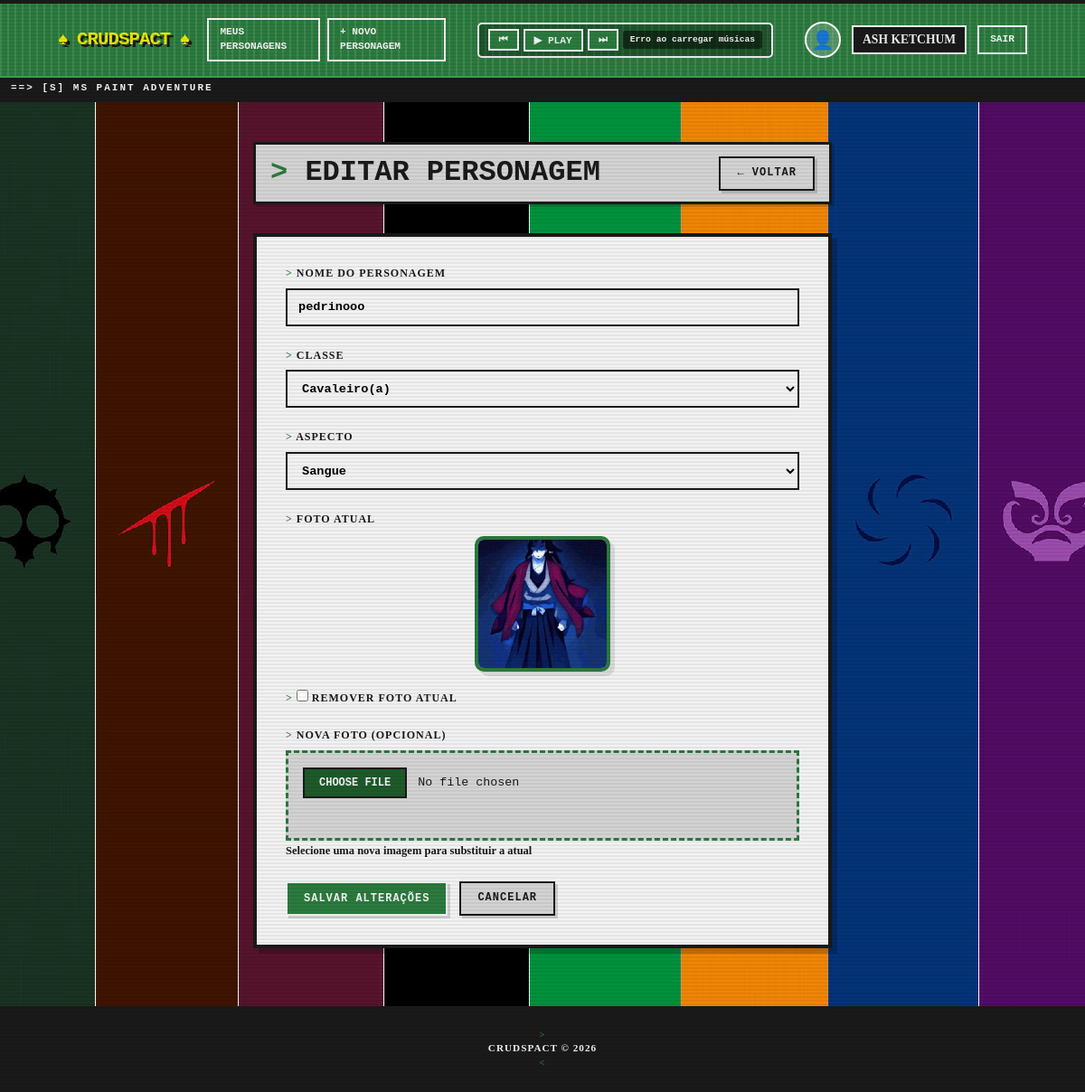
/pages/personagem_edit.php?id=34 (signed in), run on the app's committed database.
### tables this page shows
CREATE TABLE `personagem` (
  `id` int(11) NOT NULL,
  `nome` varchar(100) NOT NULL,
  `classe` varchar(50) NOT NULL,
  `aspecto` varchar(50) NOT NULL,
  `usuario_id` int(11) NOT NULL,
  `imagem` varchar(500) DEFAULT NULL
);

### config/database.php (called while the page is built, shortened)
<?php
function getConexao(): PDO {
    $dsn = "mysql:host=" . DB_HOST . ";dbname=" . DB_NAME . ";charset=" . DB_CHARSET;
    $opcoes = [
        PDO::ATTR_ERRMODE            => PDO::ERRMODE_EXCEPTION,
        PDO::ATTR_DEFAULT_FETCH_MODE => PDO::FETCH_ASSOC,
        PDO::ATTR_EMULATE_PREPARES   => false,
    ];
    return new PDO($dsn, DB_USER, DB_PASS, $opcoes);
}

### repository/PersonagemRepository.php (called while the page is built, shortened)
<?php
require_once __DIR__ . '/../config/database.php';
require_once __DIR__ . '/../entity/Personagem.php';
class PersonagemRepository {
    private PDO $pdo;
    public function __construct() {
        $this->pdo = getConexao();
    }
    public function buscarPorId(int $id): ?Personagem {
        $stmt = $this->pdo->prepare('SELECT * FROM personagem WHERE id = :id LIMIT 1');
        $stmt->execute([':id' => $id]);
        $dados = $stmt->fetch();
        if ($dados) {
            return new Personagem($dados);
        }
        return null;
    }
}

### entity/Personagem.php (called while the page is built, shortened)
<?php
class Personagem {
    private int    $id;
    private string $nome;
    private string $classe;
    private string $aspecto;
    private ?string $caminhoImagem;
    public function __construct(array $dados) {
        $this->id           = (int) ($dados['id']           ?? 0);
        $this->nome         = $dados['nome']         ?? '';
        $this->classe       = $dados['classe']       ?? '';
        $this->aspecto      = $dados['aspecto']      ?? '';
        $this->caminhoImagem = $dados['caminho_imagem'] ?? $dados['imagem'] ?? null;
    }
    public function getId(): int { return $this->id; }
    public function getNome(): string { return $this->nome; }
    public function getClasse(): string { return $this->classe; }
    public function getAspecto(): string { return $this->aspecto; }
    public function getCaminhoImagem(): ?string { return $this->caminhoImagem; }
}

### pages/personagem_edit.php (the view, shortened to what this page needs)
<?php
require_once __DIR__ . '/../repository/PersonagemRepository.php';
$repo = new PersonagemRepository();
$id = 0;
if (isset($_GET['id'])) {
    $id = (int) $_GET['id'];
}
$personagem = null;
if ($id > 0) {
    $personagem = $repo->buscarPorId($id);
}
$nome = $personagem->getNome();
$classe = $personagem->getClasse();
$aspecto = $personagem->getAspecto();
$classes = ['Cavaleiro(a)', 'Escudeiro(a)', 'Vidente', 'Mago(a)', 'Ladrão(a)',
          'Ladino(a)', 'Servo(a)', 'Sílfide / Silfo', 'Bruxo(a)', 'Herdeiro(a)', 'Príncipe / Princesa',
          'Bardo(a)', 'Lorde', 'Musa'];
$aspectos = ['Respiração', 'Sangue', 'Vida', 'Ruína', 'Luz', 'Vazio', 'Tempo', 'Espaço', 'Mente', 'Coração', 'Odio', 'Esperança'];
require_once __DIR__ . '/../includes/header.php';
?>
<div class="page-header">
  <h2>Editar Personagem</h2>
  <a href="index.php" class="btn btn-ghost">← Voltar</a>
</div>
<div class="form-card">
  <form method="POST" action="personagem_edit.php?id=<?= $personagem->getId() ?>" enctype="multipart/form-data" id="formPersonagem">
    <div class="form-group">
      <label for="nome">Nome do Personagem</label>
      <input type="text" id="nome" name="nome" placeholder="Ex: John Egbert" value="<?= htmlspecialchars($nome) ?>" required />
    </div>
    <div class="form-group">
      <label for="classe">Classe</label>
      <select id="classe" name="classe" required>
        <?php foreach ($classes as $t): ?>
          <option value="<?= $t ?>" <?= ($classe === $t) ? 'selected' : '' ?>><?= $t ?></option>
        <?php endforeach; ?>
      </select>
    </div>
    <div class="form-group">
      <label for="aspecto">Aspecto</label>
      <select id="aspecto" name="aspecto" required>
        <?php foreach ($aspectos as $t): ?>
          <option value="<?= $t ?>" <?= ($aspecto === $t) ? 'selected' : '' ?>><?= $t ?></option>
        <?php endforeach; ?>
      </select>
    </div>
    <div class="form-group">
      <label>Foto atual</label>
      <div class="preview-container">
        <div class="preview-image-wrapper">
          <?php if ($personagem->getCaminhoImagem() && file_exists(__DIR__ . '/../' . $personagem->getCaminhoImagem())): ?>
            <img id="currentImagePreview" src="/Trab_Lp3/<?= $personagem->getCaminhoImagem() ?>" class="foto-preview">
          <?php else: ?>
            <div id="currentImagePreview" class="foto-preview-placeholder">🎭</div>
          <?php endif; ?>
        </div>
      </div>
      <?php if ($personagem->getCaminhoImagem() && file_exists(__DIR__ . '/../' . $personagem->getCaminhoImagem())): ?>
        <div class="form-group">
          <label>
            <input type="checkbox" name="remover_imagem" value="1" id="removerImagemCheckbox"> Remover foto atual
          </label>
        </div>
      <?php endif; ?>
    </div>
    <div class="form-group">
      <label for="imagem">Nova foto (opcional)</label>
      <input type="file" id="imagem" name="imagem" accept="image/jpeg,image/png,image/gif,image/webp" onchange="previewImage(this)">
      <small>Selecione uma nova imagem para substituir a atual</small>
    </div>
    <div class="form-actions">
      <button type="submit" class="btn btn-primary">Salvar alterações</button>
      <a href="index.php" class="btn btn-ghost">Cancelar</a>
    </div>
  </form>
</div>
<?php require_once __DIR__ . '/../includes/footer.php'; ?>

### assets/style.css (style rules this page uses)
*, *::before, *::after { box-sizing: border-box; margin: 0; padding: 0; }
:root { --homestuck-blue: #0715cd; --homestuck-red: #e00707; --homestuck-green: #2b7a3e; --homestuck-green-light: #3c9e4c; --homestuck-green-dark: #1e5a2a; --homestuck-yellow: #e8e507; --homestuck-white: #f2f2f2; --homestuck-black: #1a1a1a; --homestuck-gray: #626262; --homestuck-lightgray: #d3d3d3; --primary: #2b7a3e; --primary-dark: #1e5a2a; --primary-light: #3c9e4c; --breath: #0715cd; --blood: #e00707; --life: #e85e07; --doom: #2b7a3e; --light: #e8e507; --void: #4a4a4a; --time: #626262; --space: #8a2be2; --mind: #ff69b4; --heart: #ff1493; --rage: #8b0000; --hope: #ffd700; --border-thick: 4px solid #1a1a1a; --border-med: 3px solid #1a1a1a; --border-thin: 2px solid #1a1a1a; --shadow-retro: 6px 6px 0 rgba(0, 0, 0, 0.2); --shadow-retro-sm: 3px 3px 0 rgba(0, 0, 0, 0.15); }
html { min-height: 100%; image-rendering: pixelated; image-rendering: crisp-edges; }
body { position: relative; min-height: 100vh; display: flex; flex-direction: column; background: #f2f2f2; background-image: url('../assets/tezh0y7brzn31.jpg'); background-position: center; background-repeat: no-repeat; background-attachment: fixed; background-size: cover; font-family: 'HomestuckFonte'; font-weight: bold; font-size: 15px; line-height: 1.4; color: #1a1a1a; }
body::before { content: ""; position: fixed; top: 0; left: 0; width: 100%; height: 100%; pointer-events: none; background: repeating-linear-gradient(0deg, rgba(0, 0, 0, 0.05) 0px, rgba(0, 0, 0, 0.05) 2px, transparent 2px, transparent 4px); z-index: 9999; }
a { color: #2b7a3e; text-decoration: underline; text-decoration-thickness: 2px; text-underline-offset: 4px; font-weight: bold; transition: all 0.05s linear; }
.page-header { display: flex; align-items: center; justify-content: space-between; gap: 18px; margin-bottom: 32px; padding: 12px 16px; background: #d3d3d3; border: 3px solid #1a1a1a; box-shadow: 3px 3px 0 rgba(0, 0, 0, 0.15); }
.page-header h2 { font-family: 'HomestuckFonte', monospace; font-size: clamp(1.5rem, 3vw, 2rem); line-height: 1.2; font-weight: bold; text-transform: uppercase; color: #1a1a1a; }
.page-header h2::before { content: "> "; color: #2b7a3e; font-weight: bold; }
.btn { display: inline-flex; align-items: center; justify-content: center; gap: 8px; min-height: 38px; padding: 8px 18px; border: 2px solid #1a1a1a; font-family: 'HomestuckFonte', monospace; font-weight: bold; font-size: 0.75rem; text-transform: uppercase; letter-spacing: 1px; cursor: pointer; text-decoration: none; background: #f2f2f2; color: #1a1a1a; box-shadow: 3px 3px 0 rgba(0, 0, 0, 0.15); transform: none; transition: none; }
.btn-primary { background: #2b7a3e; color: #f2f2f2; border-color: #f2f2f2; }
.btn-ghost { background: #d3d3d3; color: #1a1a1a; border-color: #1a1a1a; }
.form-card, .confirm-card, .login-card { background: #f2f2f2; border: 4px solid #1a1a1a; box-shadow: 6px 6px 0 rgba(0, 0, 0, 0.2); }
.form-card { max-width: 640px; padding: 32px; }
.form-group { margin-bottom: 24px; }
.form-group label { display: block; margin-bottom: 8px; font-size: 0.75rem; font-weight: bold; letter-spacing: 1px; text-transform: uppercase; color: #1a1a1a; }
.form-group label::before { content: "> "; color: #2b7a3e; }
.form-group input[type="text"], .form-group input[type="email"], .form-group input[type="password"], .form-group input[type="number"], .form-group select { width: 100%; min-height: 42px; padding: 8px 12px; border: 2px solid #1a1a1a; background: #f2f2f2; font-family: 'HomestuckFonte', monospace; font-weight: bold; font-size: 0.85rem; }
.form-group select { cursor: pointer; }
.form-group input[type="file"] { width: 100%; min-height: 100px; padding: 16px; border: 3px dashed #2b7a3e; background: #d3d3d3; cursor: pointer; font-family: 'HomestuckFonte', monospace; }
.form-actions { display: flex; gap: 13px; flex-wrap: wrap; margin-top: 10px; }
.preview-container { text-align: center; margin-bottom: 20px; }
.preview-image-wrapper { display: flex; justify-content: center; margin-top: 10px; }
.foto-preview { width: 150px; height: 150px; object-fit: cover; border: 4px solid #2b7a3e; border-radius: 10px; box-shadow: 5px 5px 0 rgba(0, 0, 0, 0.1); }

### data on the page
personagem: nome "pedrinooo", classe "Cavaleiro(a)", aspecto "Sangue", imagem (picture)

### other printed values
$nomeUser "ASH KETCHUM"
